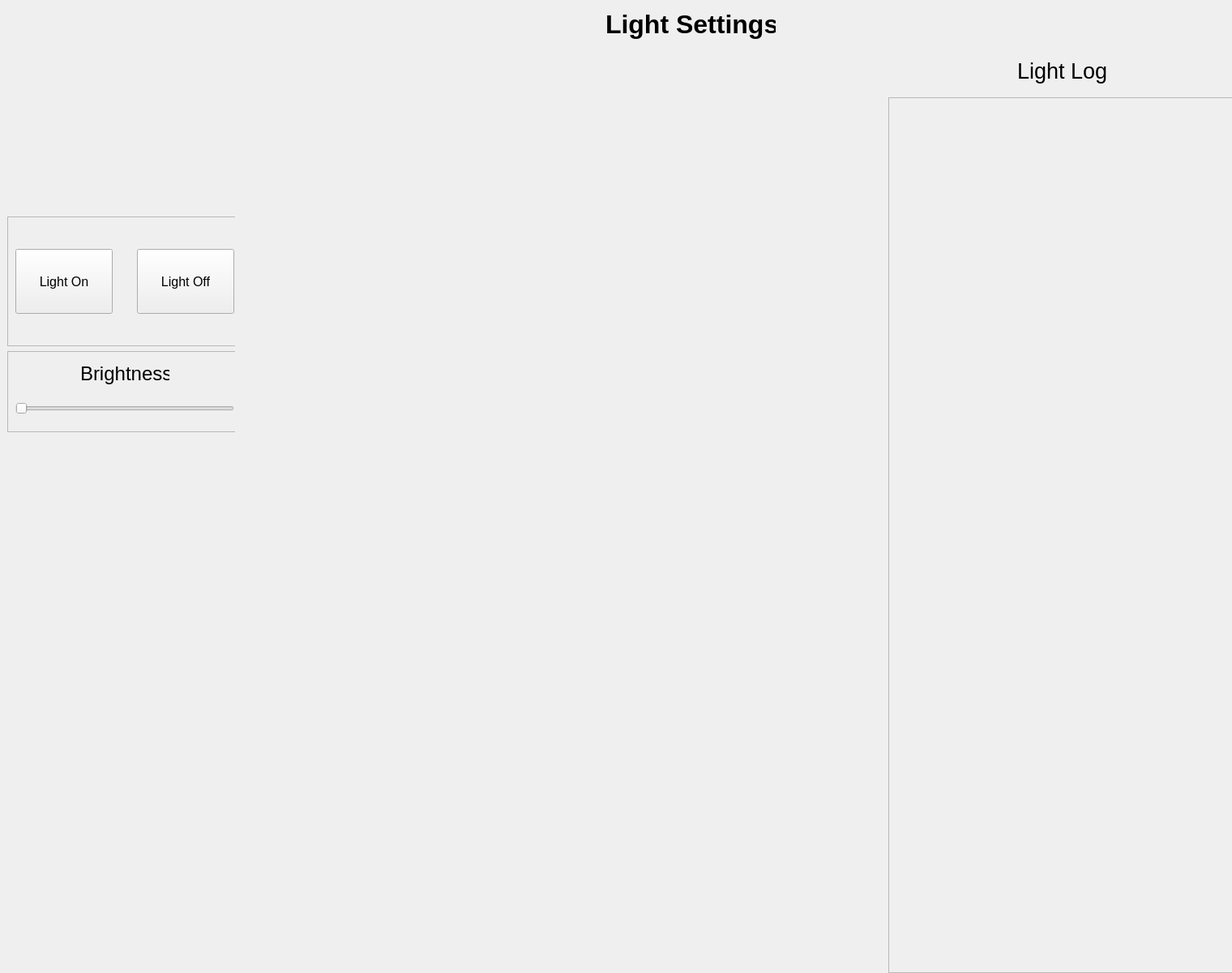
       <widget class="QWidget" name="lightPage">
        <property name="minimumSize">
         <size>
          <width>1520</width>
          <height>1200</height>
         </size>
        </property>
        <property name="maximumSize">
         <size>
          <width>1520</width>
          <height>1200</height>
         </size>
        </property>
        <widget class="QWidget" name="lgihtPageHeader" native="true">
         <property name="geometry">
          <rect>
           <x>0</x>
           <y>0</y>
           <width>1520</width>
           <height>60</height>
          </rect>
         </property>
         <property name="minimumSize">
          <size>
           <width>1520</width>
           <height>60</height>
          </size>
         </property>
         <property name="maximumSize">
          <size>
           <width>1520</width>
           <height>60</height>
          </size>
         </property>
         <layout class="QHBoxLayout" name="horizontalLayout_5">
          <item>
           <spacer name="horizontalSpacer_5">
            <property name="orientation">
             <enum>Qt::Horizontal</enum>
            </property>
            <property name="sizeHint" stdset="0">
             <size>
              <width>747</width>
              <height>20</height>
             </size>
            </property>
           </spacer>
          </item>
          <item>
           <widget class="QLabel" name="label_3">
            <property name="minimumSize">
             <size>
              <width>210</width>
              <height>40</height>
             </size>
            </property>
            <property name="maximumSize">
             <size>
              <width>210</width>
              <height>40</height>
             </size>
            </property>
            <property name="font">
             <font>
              <pointsize>24</pointsize>
              <bold>true</bold>
             </font>
            </property>
            <property name="text">
             <string>Light Settings</string>
            </property>
           </widget>
          </item>
          <item>
           <spacer name="horizontalSpacer_6">
            <property name="orientation">
             <enum>Qt::Horizontal</enum>
            </property>
            <property name="sizeHint" stdset="0">
             <size>
              <width>557</width>
              <height>20</height>
             </size>
            </property>
           </spacer>
          </item>
         </layout>
        </widget>
        <widget class="QWidget" name="lightPageBody" native="true">
         <property name="geometry">
          <rect>
           <x>0</x>
           <y>60</y>
           <width>1520</width>
           <height>1140</height>
          </rect>
         </property>
         <property name="minimumSize">
          <size>
           <width>1520</width>
           <height>1140</height>
          </size>
         </property>
         <property name="maximumSize">
          <size>
           <width>1520</width>
           <height>1140</height>
          </size>
         </property>
         <layout class="QGridLayout" name="gridLayout_2">
          <item row="0" column="0">
           <widget class="QWidget" name="lightControlArea" native="true">
            <property name="minimumSize">
             <size>
              <width>290</width>
              <height>1140</height>
             </size>
            </property>
            <property name="maximumSize">
             <size>
              <width>290</width>
              <height>1140</height>
             </size>
            </property>
            <layout class="QVBoxLayout" name="verticalLayout_4">
             <item>
              <spacer name="verticalSpacer">
               <property name="orientation">
                <enum>Qt::Vertical</enum>
               </property>
               <property name="sizeHint" stdset="0">
                <size>
                 <width>20</width>
                 <height>180</height>
                </size>
               </property>
              </spacer>
             </item>
             <item>
              <widget class="QFrame" name="lightBtnArea">
               <property name="minimumSize">
                <size>
                 <width>290</width>
                 <height>160</height>
                </size>
               </property>
               <property name="maximumSize">
                <size>
                 <width>290</width>
                 <height>160</height>
                </size>
               </property>
               <property name="frameShape">
                <enum>QFrame::StyledPanel</enum>
               </property>
               <property name="frameShadow">
                <enum>QFrame::Raised</enum>
               </property>
               <layout class="QHBoxLayout" name="horizontalLayout_7">
                <item>
                 <widget class="QPushButton" name="onLightBtn">
                  <property name="minimumSize">
                   <size>
                    <width>120</width>
                    <height>80</height>
                   </size>
                  </property>
                  <property name="maximumSize">
                   <size>
                    <width>120</width>
                    <height>80</height>
                   </size>
                  </property>
                  <property name="font">
                   <font>
                    <pointsize>12</pointsize>
                   </font>
                  </property>
                  <property name="text">
                   <string>Light On</string>
                  </property>
                  <property name="icon">
                   <iconset resource="resource.qrc">
                    <normaloff>:/resource/resource/icon/power.png</normaloff>:/resource/resource/icon/power.png</iconset>
                  </property>
                  <property name="iconSize">
                   <size>
                    <width>40</width>
                    <height>40</height>
                   </size>
                  </property>
                  <property name="checkable">
                   <bool>true</bool>
                  </property>
                  <property name="autoExclusive">
                   <bool>true</bool>
                  </property>
                 </widget>
                </item>
                <item>
                 <spacer name="horizontalSpacer_9">
                  <property name="orientation">
                   <enum>Qt::Horizontal</enum>
                  </property>
                  <property name="sizeHint" stdset="0">
                   <size>
                    <width>15</width>
                    <height>20</height>
                   </size>
                  </property>
                 </spacer>
                </item>
                <item>
                 <widget class="QPushButton" name="offLightBtn">
                  <property name="minimumSize">
                   <size>
                    <width>120</width>
                    <height>80</height>
                   </size>
                  </property>
                  <property name="maximumSize">
                   <size>
                    <width>120</width>
                    <height>80</height>
                   </size>
                  </property>
                  <property name="font">
                   <font>
                    <pointsize>12</pointsize>
                   </font>
                  </property>
                  <property name="text">
                   <string>Light Off</string>
                  </property>
                  <property name="icon">
                   <iconset resource="resource.qrc">
                    <normaloff>:/resource/resource/icon/power-off.png</normaloff>:/resource/resource/icon/power-off.png</iconset>
                  </property>
                  <property name="iconSize">
                   <size>
                    <width>40</width>
                    <height>40</height>
                   </size>
                  </property>
                  <property name="checkable">
                   <bool>true</bool>
                  </property>
                  <property name="autoExclusive">
                   <bool>true</bool>
                  </property>
                 </widget>
                </item>
               </layout>
              </widget>
             </item>
             <item>
              <widget class="QFrame" name="frame">
               <property name="minimumSize">
                <size>
                 <width>290</width>
                 <height>100</height>
                </size>
               </property>
               <property name="maximumSize">
                <size>
                 <width>290</width>
                 <height>100</height>
                </size>
               </property>
               <property name="frameShape">
                <enum>QFrame::StyledPanel</enum>
               </property>
               <property name="frameShadow">
                <enum>QFrame::Raised</enum>
               </property>
               <layout class="QVBoxLayout" name="verticalLayout_2">
                <item>
                 <layout class="QHBoxLayout" name="horizontalLayout_8">
                  <item>
                   <spacer name="horizontalSpacer_10">
                    <property name="orientation">
                     <enum>Qt::Horizontal</enum>
                    </property>
                    <property name="sizeHint" stdset="0">
                     <size>
                      <width>68</width>
                      <height>20</height>
                     </size>
                    </property>
                   </spacer>
                  </item>
                  <item>
                   <widget class="QLabel" name="label_5">
                    <property name="minimumSize">
                     <size>
                      <width>110</width>
                      <height>35</height>
                     </size>
                    </property>
                    <property name="maximumSize">
                     <size>
                      <width>110</width>
                      <height>35</height>
                     </size>
                    </property>
                    <property name="font">
                     <font>
                      <pointsize>18</pointsize>
                     </font>
                    </property>
                    <property name="text">
                     <string>Brightness</string>
                    </property>
                   </widget>
                  </item>
                  <item>
                   <spacer name="horizontalSpacer_11">
                    <property name="orientation">
                     <enum>Qt::Horizontal</enum>
                    </property>
                    <property name="sizeHint" stdset="0">
                     <size>
                      <width>78</width>
                      <height>20</height>
                     </size>
                    </property>
                   </spacer>
                  </item>
                 </layout>
                </item>
                <item>
                 <widget class="QSlider" name="lightLevel">
                  <property name="minimumSize">
                   <size>
                    <width>270</width>
                    <height>40</height>
                   </size>
                  </property>
                  <property name="maximumSize">
                   <size>
                    <width>270</width>
                    <height>40</height>
                   </size>
                  </property>
                  <property name="orientation">
                   <enum>Qt::Horizontal</enum>
                  </property>
                 </widget>
                </item>
               </layout>
              </widget>
             </item>
             <item>
              <spacer name="verticalSpacer_3">
               <property name="orientation">
                <enum>Qt::Vertical</enum>
               </property>
               <property name="sizeHint" stdset="0">
                <size>
                 <width>20</width>
                 <height>658</height>
                </size>
               </property>
              </spacer>
             </item>
            </layout>
           </widget>
          </item>
          <item row="0" column="1">
           <widget class="QWidget" name="lightContent" native="true">
            <property name="minimumSize">
             <size>
              <width>1230</width>
              <height>1140</height>
             </size>
            </property>
            <property name="maximumSize">
             <size>
              <width>1230</width>
              <height>1140</height>
             </size>
            </property>
            <widget class="QWidget" name="widget" native="true">
             <property name="geometry">
              <rect>
               <x>0</x>
               <y>0</y>
               <width>800</width>
               <height>1140</height>
              </rect>
             </property>
             <property name="minimumSize">
              <size>
               <width>800</width>
               <height>1140</height>
              </size>
             </property>
             <property name="maximumSize">
              <size>
               <width>800</width>
               <height>1140</height>
              </size>
             </property>
            </widget>
            <widget class="QWidget" name="widget_3" native="true">
             <property name="geometry">
              <rect>
               <x>800</x>
               <y>0</y>
               <width>430</width>
               <height>1140</height>
              </rect>
             </property>
             <property name="minimumSize">
              <size>
               <width>430</width>
               <height>1140</height>
              </size>
             </property>
             <property name="maximumSize">
              <size>
               <width>430</width>
               <height>1140</height>
              </size>
             </property>
             <layout class="QVBoxLayout" name="verticalLayout_3">
              <item>
               <layout class="QHBoxLayout" name="horizontalLayout_9">
                <item>
                 <spacer name="horizontalSpacer_12">
                  <property name="orientation">
                   <enum>Qt::Horizontal</enum>
                  </property>
                  <property name="sizeHint" stdset="0">
                   <size>
                    <width>78</width>
                    <height>20</height>
                   </size>
                  </property>
                 </spacer>
                </item>
                <item>
                 <widget class="QLabel" name="label_6">
                  <property name="font">
                   <font>
                    <pointsize>20</pointsize>
                   </font>
                  </property>
                  <property name="text">
                   <string>Light Log</string>
                  </property>
                 </widget>
                </item>
                <item>
                 <spacer name="horizontalSpacer_13">
                  <property name="orientation">
                   <enum>Qt::Horizontal</enum>
                  </property>
                  <property name="sizeHint" stdset="0">
                   <size>
                    <width>40</width>
                    <height>20</height>
                   </size>
                  </property>
                 </spacer>
                </item>
               </layout>
              </item>
              <item>
               <widget class="QFrame" name="frame_2">
                <property name="minimumSize">
                 <size>
                  <width>430</width>
                  <height>1080</height>
                 </size>
                </property>
                <property name="maximumSize">
                 <size>
                  <width>430</width>
                  <height>1080</height>
                 </size>
                </property>
                <property name="frameShape">
                 <enum>QFrame::StyledPanel</enum>
                </property>
                <property name="frameShadow">
                 <enum>QFrame::Raised</enum>
                </property>
                <widget class="QLabel" name="lightLog">
                 <property name="geometry">
                  <rect>
                   <x>0</x>
                   <y>0</y>
                   <width>350</width>
                   <height>80</height>
                  </rect>
                 </property>
                 <property name="maximumSize">
                  <size>
                   <width>350</width>
                   <height>80</height>
                  </size>
                 </property>
                 <property name="font">
                  <font>
                   <pointsize>20</pointsize>
                  </font>
                 </property>
                 <property name="styleSheet">
                  <string notr="true">#lightLog{
	color:#000000;
}</string>
                 </property>
                 <property name="text">
                  <string/>
                 </property>
                </widget>
               </widget>
              </item>
             </layout>
            </widget>
           </widget>
          </item>
         </layout>
        </widget>
       </widget>
